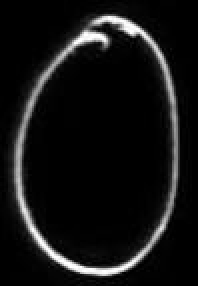
#> input picture dataset/0/IMG_20250516_220320.jpg, 99 x 143 px, found by its file name (shown 2 times larger); its folder holds only this picture in this run
$ jupyter execute test.ipynb
#> lines starting #> are read from the running program, lines starting #| are printed output that depends on the picture
# Import libraries

[cell 1]
import os
import cv2
import numpy as np
import matplotlib.pyplot as plt

## Load data set folder

[cell 2]
dataset_path = "..\.\dataset"

## Get all class folder from data set

[cell 3]
classes = sorted(os.listdir(dataset_path))
print(f"Number of classes: {len(classes)}")
print(f"Class names: {classes}")

## Count total images and per-class distribution

[cell 4]
total_images = 0
class_count = []

for cls in classes:
    class_path = os.path.join(dataset_path, cls)
    count = len(os.listdir(class_path))
    class_count.append(count)
    total_images += count
    print(f"Class {cls}: {count} images")
#> pass 2 of the loop `for cls in classes:`:

print(f"Total images in dataset: {total_images}")

# 1. Class Distribution Visualization

[cell 5]
plt.Figure(figsize=(10, 5))
plt.bar(classes, class_count)
plt.title("Number of Images per class")
plt.xlabel("Digit Class")
plt.ylabel("Number of Images")

plt.show()
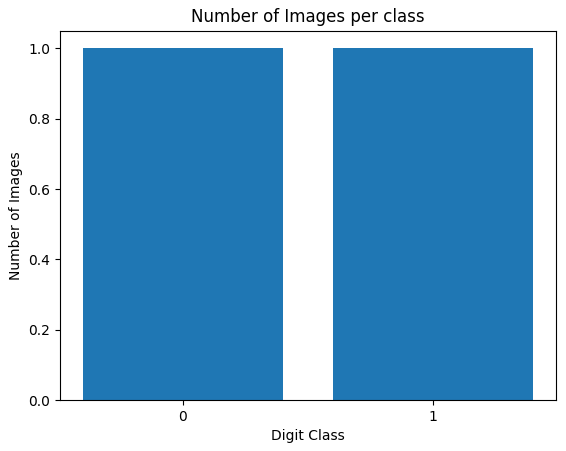
#> figure drawn by matplotlib, 1 panel

## 2. Sample Images from Each Class

[cell 6]
# let sample for 12 and 6
plt.Figure(figsize=(12, 6))

[cell 7]
for i, cls in enumerate(classes):
    class_path = os.path.join(dataset_path, cls)
    images = os.listdir(class_path)

    # Get first image from each class
    imag_path = os.path.join(class_path, images[0]) # images[0] mean get first images
    img = cv2.imread(imag_path)
#> img is the input picture: shape (143, 99, 3); min 0, max 255, mean 19.5
    img = cv2.cvtColor(img, cv2.COLOR_BGR2RGB)  # Convert BGR to RGB


     # Display the image
    plt.subplot(2, 5, i+1)
    plt.imshow(img)
    plt.title(f"Class: {cls}")
    plt.axis('off')
#> pass 2 of the loop `for i, cls in enumerate(classes):`:
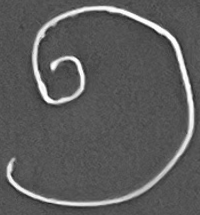
#> input picture dataset/1/IMG_2742.png, 200 x 215 px, found by its file name
#> img is the input picture: shape (215, 200, 3); min 33, max 254, mean 92

plt.suptitle('Sample Images from Each Class')
plt.tight_layout()
plt.show()
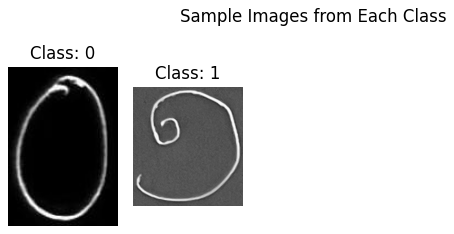
#> figure drawn by matplotlib, 2 panels

## 3.Images processing

### 3.1 Select one sample image

[cell 8]
sample_class = classes[0]
sample_path = os.path.join(dataset_path, sample_class)
sample_img_name = os.listdir(sample_path)[0]
img_path = os.path.join(sample_path, sample_img_name)

print(f"Processing image from class: {sample_class}")
print(f"Image path: {img_path}")

### Step 1: load test images

[cell 9]
# Step 1: Load the original image
original_img = cv2.imread(img_path)
original_rgb = cv2.cvtColor(original_img, cv2.COLOR_BGR2RGB)

# Display original image
plt.figure(figsize=(5, 5))
plt.imshow(original_rgb)
plt.title(f"Original Image (Class: {sample_class})")
plt.axis('off')
plt.show()

print(f"Original image size: {original_img.shape[1]}x{original_img.shape[0]} pixels")
#| Original image size: 99x143 pixels

###  Step 2: Resize the image to 28x28

[cell 10]
resized = cv2.resize(original_img, (28, 28), interpolation=cv2.INTER_AREA)
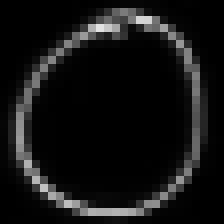
#> resized: shape (28, 28, 3) (shown 8 times larger); min 0, max 226, mean 19.5
resized_rgb = cv2.cvtColor(resized, cv2.COLOR_BGR2RGB)

# Display resized image
plt.figure(figsize=(5, 5))
plt.imshow(resized_rgb)
plt.title("Resized Image (28×28)")
plt.axis('off')
plt.show()

print("Image resized to 28x28 pixels")
print(f"New shape: {resized.shape}")
#| New shape: (28, 28, 3)

### Step 3: Normalize pixel values from 0-255 to 0-1

[cell 11]
normalized = resized / 255.0

# Display normalized image properly
plt.figure(figsize=(5, 5))
# For single-channel images use cmap='gray'
# For 3-channel images, convert to RGB first
if len(normalized.shape) == 2:
    plt.imshow(normalized, cmap='gray')
else:
    # Convert to RGB for display
    normalized_rgb = cv2.cvtColor((normalized*255).astype(np.uint8), cv2.COLOR_BGR2RGB)
    plt.imshow(normalized_rgb)

plt.title("Normalized Image (values 0-1)")
plt.axis('off')
plt.show()

print("Pixel values normalized to range 0-1")
print(f"Original values range: 0-255")
print(f"Normalized values range: {normalized.min():.1f}-{normalized.max():.1f}")
#| Normalized values range: 0.0-0.9

###  Show the 3 different

[cell 12]
fig, axes = plt.subplots(1, 3, figsize=(15, 5))

# Original image
axes[0].imshow(original_rgb)
axes[0].set_title("1. Original")
axes[0].axis('off')

# Resized image
axes[1].imshow(resized_rgb)
axes[1].set_title("2. Resized (28×28)")
axes[1].axis('off')

# Normalized image - properly convert for display
if len(normalized.shape) == 2:
    axes[2].imshow(normalized, cmap='gray')
else:
    # Convert to RGB for display
    normalized_rgb = cv2.cvtColor((normalized*255).astype(np.uint8), cv2.COLOR_BGR2RGB)
    axes[2].imshow(normalized_rgb)

axes[2].set_title("3. Normalized (0-1)")
axes[2].axis('off')

plt.suptitle(f"Processing Steps for Khmer Digit: {sample_class}", fontsize=16)
plt.tight_layout()
plt.show()
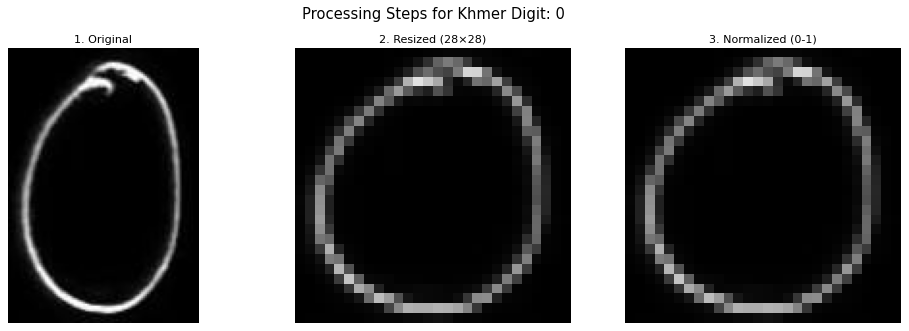
#> figure drawn by matplotlib, 3 panels

###  Process one image from each class (digits 0-9)

[cell 13]
plt.figure(figsize=(15, 25))  # Taller figure to fit all 10 digits

# Process all classes in order
for i, digit_class in enumerate(classes):
    # Select an image from this class
    class_path = os.path.join(dataset_path, digit_class)
    img_name = os.listdir(class_path)[0]  # Just take first image
    img_path = os.path.join(class_path, img_name)

    # Process the image
    # Step 1: Load the image
    original = cv2.imread(img_path)
    original_rgb = cv2.cvtColor(original, cv2.COLOR_BGR2RGB)

    # Step 2: Resize the image
    resized = cv2.resize(original, (28, 28), interpolation=cv2.INTER_AREA)
    resized_rgb = cv2.cvtColor(resized, cv2.COLOR_BGR2RGB)

    # Step 3: Normalize the image
    normalized = resized / 255.0

    # Display original image
    plt.subplot(10, 3, i*3+1)
    plt.imshow(original_rgb)
    plt.title(f"Original: Class {digit_class}")
    plt.axis('off')

    # Display resized image
    plt.subplot(10, 3, i*3+2)
    plt.imshow(resized_rgb)
    plt.title(f"Resized (28×28)")
    plt.axis('off')

    # Display normalized image
    plt.subplot(10, 3, i*3+3)
    if len(normalized.shape) == 2:
        plt.imshow(normalized, cmap='gray')
    else:
        normalized_rgb = cv2.cvtColor((normalized*255).astype(np.uint8), cv2.COLOR_BGR2RGB)
        plt.imshow(normalized_rgb)
    plt.title(f"Normalized (0-1)")
    plt.axis('off')
#> pass 2 of the loop `for i, digit_class in enumerate(classes):`:
#> `resized = cv2.resize(original, (28, 28), interpolation=cv2.INTER_AREA)`:
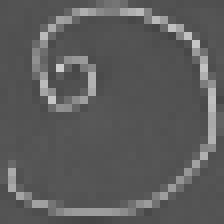
#> resized: shape (28, 28, 3) (shown 8 times larger); min 69, max 205, mean 92.1

plt.tight_layout()
plt.suptitle("Processing All Khmer Digits (0-9)", fontsize=16)
plt.subplots_adjust(top=0.97)
plt.show()

# Print all processed classes in order
print("Processed Khmer digit classes in order:", classes)
